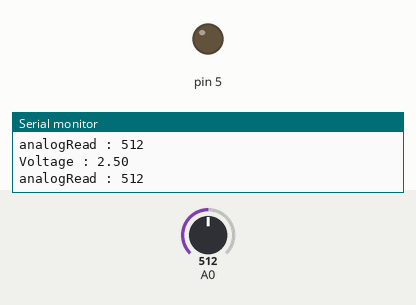
Recording of a sketch running on a simulated Arduino Uno, built with avr-gcc and run on an emulated ATmega328P. Parts: output pins drawn as LEDs (lit = HIGH), the last lines printed to the serial monitor. Inputs (shaded band) come from the test bench; at power-on: A0 = 512.

Above: at 3.8 s.
3.9 s: A0 set to 270
9.2 s: A0 set to 238
At 14.5 s:
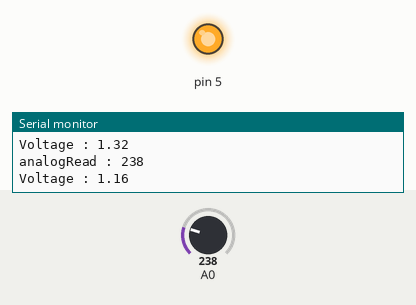
15.5 s: A0 set to 306
At 20.4 s:
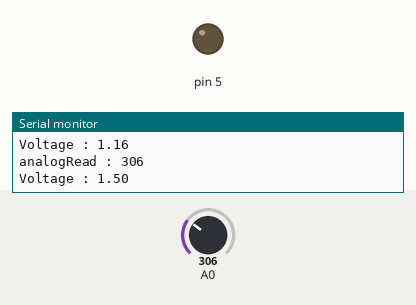
21.5 s: A0 set to 122
At 27.4 s:
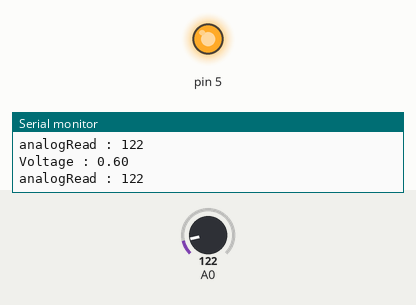
Timing chart, 0 to 28.5 s (numbered marks = the images above; inputs shaded):
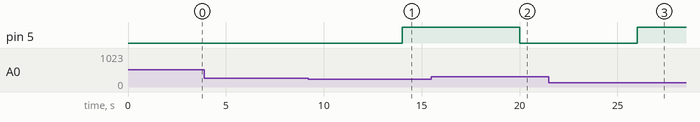

Measured:
- the behaviour switches between 257 and 256 on A0 (found by bisection; images 0 and 1)
- after the input at 9.2 s, pin 5: LOW → HIGH after 4.8 s
- after the input at 15.5 s, pin 5: HIGH → LOW after 4.5 s
- after the input at 21.5 s, pin 5: LOW → HIGH after 4.5 s

The sketch:

threshold_LED.ino
```cpp
void setup() {
  Serial.begin(9600);
  pinMode(A0, INPUT);
  pinMode(5, OUTPUT);
}

void loop() {
  int analog= analogRead(A0);
  float v = (float)analog * 5 / 1023;

  Serial.print("analogRead : ");
  Serial.println(analog);
  delay(1000);
  Serial.print("Voltage : ");
  Serial.println(v);
  delay(1000);

  if(v < 1.253){
    digitalWrite(5, HIGH);
    delay(1000);
  }else{
    digitalWrite(5, LOW);
    delay(1000);
  }
}
```
